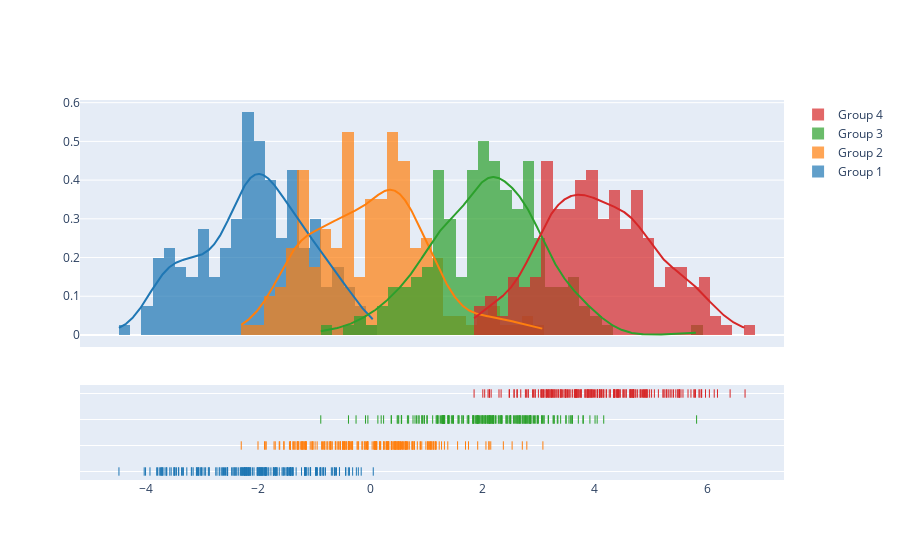

Here is the notebook cell this chart was saved with:
### Code cell
import plotly.figure_factory as ff

# Add histogram data
x1 = np.random.randn(200) - 2
x2 = np.random.randn(200)
x3 = np.random.randn(200) + 2
x4 = np.random.randn(200) + 4

# Group data together
hist_data = [x1, x2, x3, x4]

group_labels = ['Group 1', 'Group 2', 'Group 3', 'Group 4']

# Create distplot with custom bin_size
fig = ff.create_distplot(hist_data, group_labels, bin_size=.2)
fig.show()

### Figure 1 — Plotly figure (JSON) as saved in the notebook; plotly's stock layout.template omitted (floating-point values rounded to 4 significant figures; data arrays with more than 128 entries replaced by an {"elided": "..."} marker saying what was removed)
{"data": [{"autobinx": false, "histnorm": "probability density", "legendgroup": "Group 1", "marker": {"color": "rgb(31, 119, 180)"}, "name": "Group 1", "opacity": 0.7, "type": "histogram", "x": {"elided": "200 float values"}, "xaxis": "x", "xbins": {"end": 0.05445, "size": 0.2, "start": -4.474}, "yaxis": "y"}, {"autobinx": false, "histnorm": "probability density", "legendgroup": "Group 2", "marker": {"color": "rgb(255, 127, 14)"}, "name": "Group 2", "opacity": 0.7, "type": "histogram", "x": {"elided": "200 float values"}, "xaxis": "x", "xbins": {"end": 3.075, "size": 0.2, "start": -2.296}, "yaxis": "y"}, {"autobinx": false, "histnorm": "probability density", "legendgroup": "Group 3", "marker": {"color": "rgb(44, 160, 44)"}, "name": "Group 3", "opacity": 0.7, "type": "histogram", "x": {"elided": "200 float values"}, "xaxis": "x", "xbins": {"end": 5.812, "size": 0.2, "start": -0.88}, "yaxis": "y"}, {"autobinx": false, "histnorm": "probability density", "legendgroup": "Group 4", "marker": {"color": "rgb(214, 39, 40)"}, "name": "Group 4", "opacity": 0.7, "type": "histogram", "x": {"elided": "200 float values"}, "xaxis": "x", "xbins": {"end": 6.675, "size": 0.2, "start": 1.85}, "yaxis": "y"}, {"legendgroup": "Group 1", "marker": {"color": "rgb(31, 119, 180)"}, "mode": "lines", "name": "Group 1", "showlegend": false, "type": "scatter", "x": {"elided": "500 float values"}, "xaxis": "x", "y": {"elided": "500 float values"}, "yaxis": "y"}, {"legendgroup": "Group 2", "marker": {"color": "rgb(255, 127, 14)"}, "mode": "lines", "name": "Group 2", "showlegend": false, "type": "scatter", "x": {"elided": "500 float values"}, "xaxis": "x", "y": {"elided": "500 float values"}, "yaxis": "y"}, {"legendgroup": "Group 3", "marker": {"color": "rgb(44, 160, 44)"}, "mode": "lines", "name": "Group 3", "showlegend": false, "type": "scatter", "x": {"elided": "500 float values"}, "xaxis": "x", "y": {"elided": "500 float values"}, "yaxis": "y"}, {"legendgroup": "Group 4", "marker": {"color": "rgb(214, 39, 40)"}, "mode": "lines", "name": "Group 4", "showlegend": false, "type": "scatter", "x": {"elided": "500 float values"}, "xaxis": "x", "y": {"elided": "500 float values"}, "yaxis": "y"}, {"legendgroup": "Group 1", "marker": {"color": "rgb(31, 119, 180)", "symbol": "line-ns-open"}, "mode": "markers", "name": "Group 1", "showlegend": false, "type": "scatter", "x": {"elided": "200 float values"}, "xaxis": "x", "y": {"elided": "200 str values"}, "yaxis": "y2"}, {"legendgroup": "Group 2", "marker": {"color": "rgb(255, 127, 14)", "symbol": "line-ns-open"}, "mode": "markers", "name": "Group 2", "showlegend": false, "type": "scatter", "x": {"elided": "200 float values"}, "xaxis": "x", "y": {"elided": "200 str values"}, "yaxis": "y2"}, {"legendgroup": "Group 3", "marker": {"color": "rgb(44, 160, 44)", "symbol": "line-ns-open"}, "mode": "markers", "name": "Group 3", "showlegend": false, "type": "scatter", "x": {"elided": "200 float values"}, "xaxis": "x", "y": {"elided": "200 str values"}, "yaxis": "y2"}, {"legendgroup": "Group 4", "marker": {"color": "rgb(214, 39, 40)", "symbol": "line-ns-open"}, "mode": "markers", "name": "Group 4", "showlegend": false, "type": "scatter", "x": {"elided": "200 float values"}, "xaxis": "x", "y": {"elided": "200 str values"}, "yaxis": "y2"}], "layout": {"barmode": "overlay", "hovermode": "closest", "legend": {"traceorder": "reversed"}, "xaxis": {"anchor": "y2", "domain": [0.0, 1.0], "zeroline": false}, "yaxis": {"anchor": "free", "domain": [0.35, 1], "position": 0.0}, "yaxis2": {"anchor": "x", "domain": [0, 0.25], "dtick": 1, "showticklabels": false}}}
